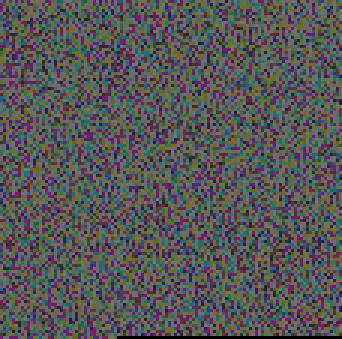
#> input picture noise.bmp, 114 x 113 px (shown 3 times larger)
$ python noise2.py
#> lines starting #> are read from the running program, lines starting #| are printed output that depends on the picture
from PIL import Image
import numpy as np


def find_true_poly_key_length(image_path):
    # Cíl: Zelený kanál (1) a Bitová rovina 1
#> called with image_path = 'noise.bmp'
    CHANNEL_INDEX = 1
    BIT_INDEX = 1
    mask = 2 ** BIT_INDEX

    img = Image.open(image_path)
#> img is the input picture: PIL image 114x113 RGB; mean R, G, B 86.9, 86.8, 87.1
    data = np.array(img)

    # 1. Extrakce Surových Bajtů (Stejný postup jako dříve)
    green_channel = data[:, :, CHANNEL_INDEX]
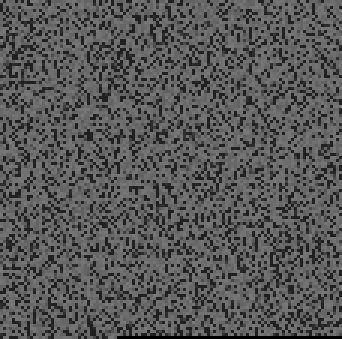
#> green_channel: shape (113, 114) (shown 3 times larger); min 0, max 125, mean 86.8
    lsb_bits = ((green_channel & mask) // mask).flatten()
#> lsb_bits = 12882 values, max 1 at index 0, min 0 at index 1, mean 0.343

    extracted_bytes = []
    for i in range(0, len(lsb_bits) - 7, 8):
        byte_bits = lsb_bits[i:i + 8]
        byte_bits_reversed = byte_bits[::-1]
        byte_value = np.packbits(byte_bits_reversed)[0]
        extracted_bytes.append(byte_value)
        if len(extracted_bytes) > 100:
            break
#> this loop made 101 passes
#> (i, byte_bits, byte_bits_reversed, byte_value) on passes 2, 3, 4, 6, 7, 8, 10, 11, 12, 13, 14: (8, [1, 0, 1, 0, 1, 1, 1, 1], [1, 1, 1, 1, 0, 1, 0, 1], 245), (16, [0, 0, 0, 0, 0, 0, 0, 1], [1, 0, 0, 0, 0, 0, 0, 0], 128), (24, [0, 1, 0, 1, 0, 0, 1, 0], [0, 1, 0, 0, 1, 0, 1, 0], 74), (40, [1, 1, 0, 0, 1, 1, 0, 0], [0, 0, 1, 1, 0, 0, 1, 1], 51), (48, [0, 1, 0, 1, 0, 1, 0, 1], [1, 0, 1, 0, 1, 0, 1, 0], 170), (56, [0, 0, 1, 0, 0, 0, 0, 1], [1, 0, 0, 0, 0, 1, 0, 0], 132), (72, [1, 1, 1, 0, 1, 1, 1, 1], [1, 1, 1, 1, 0, 1, 1, 1], 247), (80, [1, 1, 0, 0, 0, 0, 0, 0], [0, 0, 0, 0, 0, 0, 1, 1], 3), (88, [0, 0, 0, 1, 0, 1, 1, 0], [0, 1, 1, 0, 1, 0, 0, 0], 104), (96, [0, 1, 1, 0, 0, 1, 0, 0], [0, 0, 1, 0, 0, 1, 1, 0], 38), (104, [0, 0, 1, 0, 0, 0, 1, 0], [0, 1, 0, 0, 0, 1, 0, 0], 68)
#> (i, byte_bits_reversed, byte_value) on passes 5, 9, 34, 47, 48: (32, [1, 0, 0, 0, 0, 0, 0, 1], 129), (64, [0, 0, 0, 0, 0, 0, 0, 0], 0), (264, [0, 0, 0, 0, 0, 0, 0, 0], 0), (368, [0, 1, 0, 0, 0, 0, 1, 0], 66), (376, [0, 0, 1, 0, 0, 1, 0, 0], 36)
#> after the loop, extracted_bytes = 101 values, max 247 at index 9, min 0 at index 8, mean 81.43

    cipher_text = bytes(extracted_bytes)
    KNOWN_PLAINTEXT = b'haxagon{'  # Klíčový začátek zprávy

    print("\n--- Hledání správné délky klíče (1 až 15) ---")

    # 2. Iterace přes různé délky klíče (Polyalfabetický XOR)
    for assumed_key_length in range(1, 16):

        # Vypočítáme prvních 'assumed_key_length' bajtů klíče
        # Klíč se vypočítá: Klíč = Šifrovaný text XOR Známý text
        key_bytes_test = bytes(
            c ^ p for c, p in zip(cipher_text[:assumed_key_length], KNOWN_PLAINTEXT[:assumed_key_length]))

        # 3. Dekódování celé zprávy s touto délkou klíče
        decrypted_bytes = []
        for i, byte in enumerate(cipher_text):
            key_byte = key_bytes_test[i % assumed_key_length]
            decrypted_bytes.append(byte ^ key_byte)

        final_text_attempt = bytes(decrypted_bytes).decode('ascii', errors='ignore')

        # 4. Hledání vlajky v dešifrovaném textu
        if final_text_attempt.lower().startswith("haxagon{"):
            end_index = final_text_attempt.find("}")
            final_flag = final_text_attempt[:end_index + 1]

            print("\n🎉 Vlajka NALEZENA (správná délka klíče)!")
            print("--------------------------------------------------")
            print(f"POUŽITÁ DÉLKA KLÍČE: {assumed_key_length}")
            print(f"FLAG: {final_flag}")
            print("--------------------------------------------------")
            return final_flag

        # Zobrazíme, jak dešifrovaný text začíná, pokud to není flag
        print(f"Délka {assumed_key_length}: '{final_text_attempt[:20]}...'")

    print("\n🚨 Nenašli jsme platnou délku klíče pro 'haxagon{'. Poslední možností je Base64 bez validace.")


# Spuštění funkce
find_true_poly_key_length("noise.bmp")

$ run again, with crocodile.jpg saved as noise.bmp
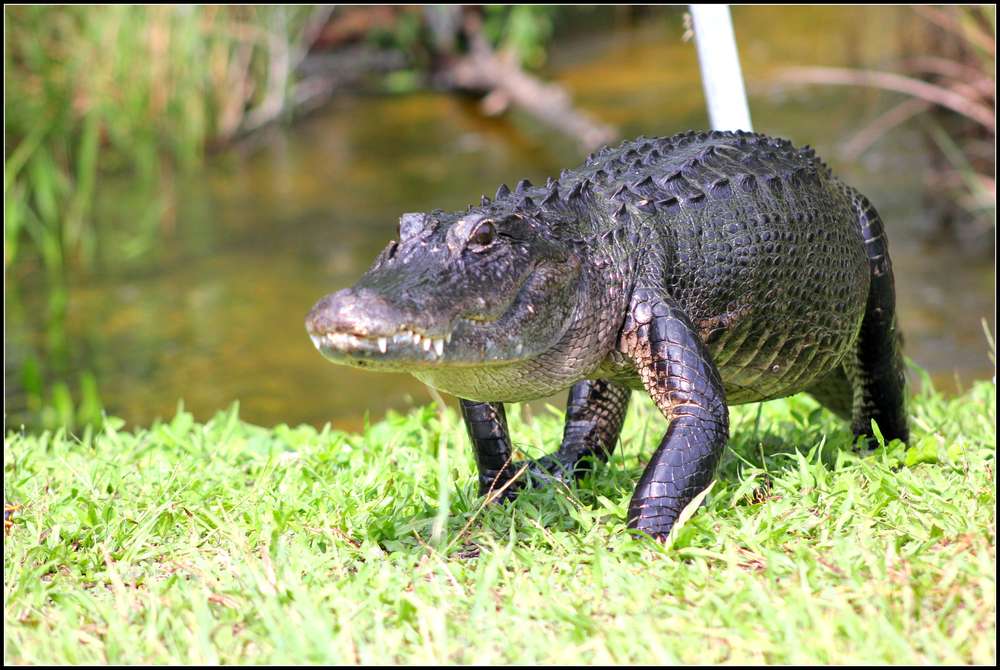
#> input picture crocodile.jpg, 1000 x 670 px, shrunk from 5234 x 3506 before the run
#> in find_true_poly_key_length, img is the input picture: PIL image 1000x670 RGB; mean R, G, B 149, 153.5, 105.2
#> in find_true_poly_key_length, `green_channel = data[:, :, CHANNEL_INDEX]`:
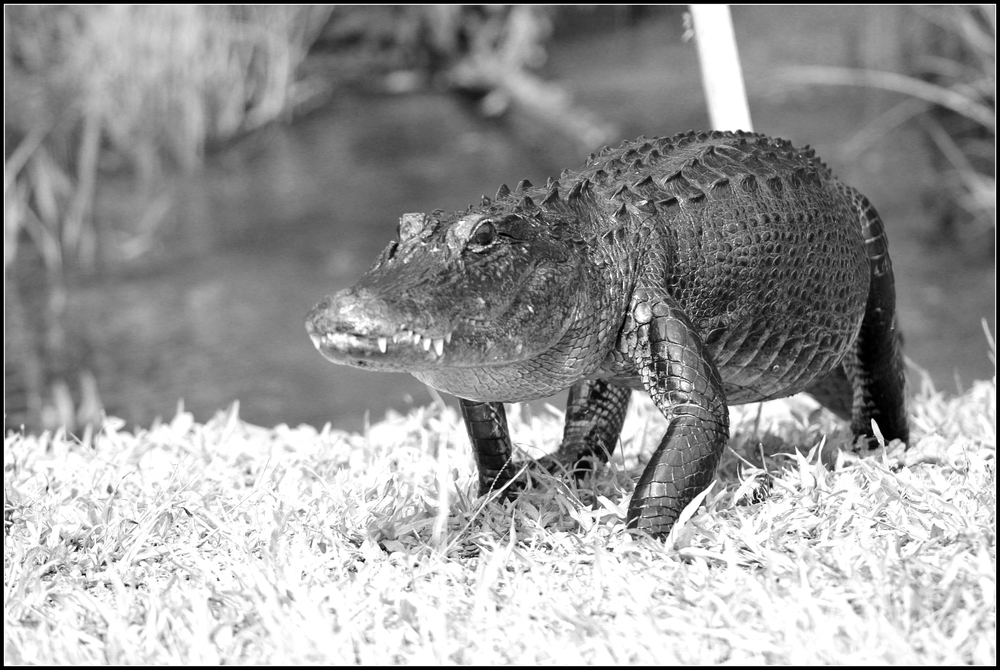
#> green_channel: shape (670, 1000); min 0, max 255, mean 153.5
#> the loop in find_true_poly_key_length, `for i in range(0, len(lsb_bits) - 7, 8):` made 101 passes
#> i on passes 2 to 9: 8, 16, 24, 32, 40, 48, 56, 64
#> after the loop in find_true_poly_key_length, `for i in range(0, len(lsb_bits) - 7, 8):`: extracted_bytes = 101 values from 0 to 0
